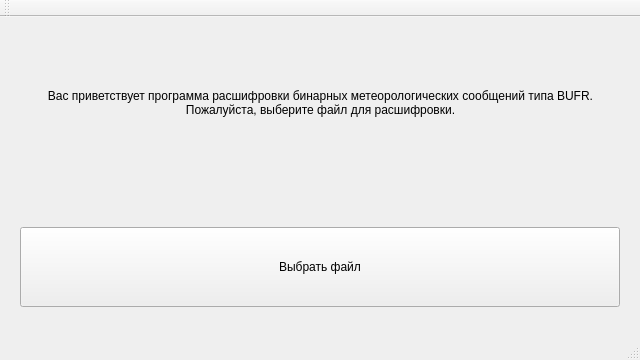
<?xml version="1.0" encoding="UTF-8"?>
<ui version="4.0">
 <class>MainWindow</class>
 <widget class="QMainWindow" name="MainWindow">
  <property name="geometry">
   <rect>
    <x>0</x>
    <y>0</y>
    <width>640</width>
    <height>360</height>
   </rect>
  </property>
  <property name="sizePolicy">
   <sizepolicy hsizetype="Fixed" vsizetype="Fixed">
    <horstretch>0</horstretch>
    <verstretch>0</verstretch>
   </sizepolicy>
  </property>
  <property name="windowTitle">
   <string>BUFR Decoder</string>
  </property>
  <widget class="QWidget" name="centralWidget">
   <widget class="QPushButton" name="pushButton">
    <property name="geometry">
     <rect>
      <x>20</x>
      <y>210</y>
      <width>600</width>
      <height>80</height>
     </rect>
    </property>
    <property name="text">
     <string>Выбрать файл</string>
    </property>
   </widget>
   <widget class="QLabel" name="label">
    <property name="geometry">
     <rect>
      <x>30</x>
      <y>10</y>
      <width>581</width>
      <height>151</height>
     </rect>
    </property>
    <property name="text">
     <string>Вас приветствует программа расшифровки бинарных метеорологических сообщений типа BUFR. Пожалуйста, выберите файл для расшифровки.</string>
    </property>
    <property name="scaledContents">
     <bool>false</bool>
    </property>
    <property name="alignment">
     <set>Qt::AlignCenter</set>
    </property>
    <property name="wordWrap">
     <bool>true</bool>
    </property>
   </widget>
  </widget>
  <widget class="QMenuBar" name="menuBar">
   <property name="geometry">
    <rect>
     <x>0</x>
     <y>0</y>
     <width>640</width>
     <height>20</height>
    </rect>
   </property>
  </widget>
  <widget class="QToolBar" name="mainToolBar">
   <attribute name="toolBarArea">
    <enum>TopToolBarArea</enum>
   </attribute>
   <attribute name="toolBarBreak">
    <bool>false</bool>
   </attribute>
  </widget>
  <widget class="QStatusBar" name="statusBar"/>
 </widget>
 <layoutdefault spacing="6" margin="11"/>
 <resources/>
 <connections/>
</ui>
